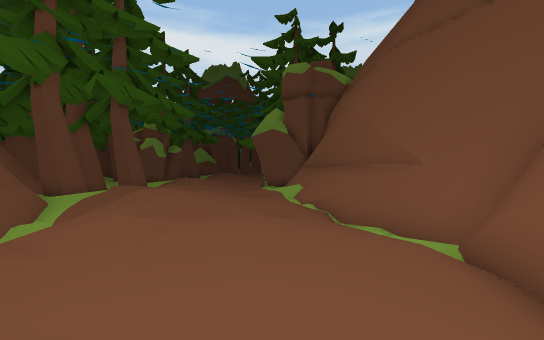
view 1 (above)

24 first-person views from a walk through a Unity game level. The camera is 1.4 m above the floor, looks level and sees 90° across. The floor is counted in squares, 2 m on a side. Each view is taken from the middle of a square. On the plan, view 1 faces up. The plan holds only what a view shows up to about 9 squares ahead; the rest is blank. The place goes on beyond the plan. The player is left out. Some animated figures are left out.

view 2
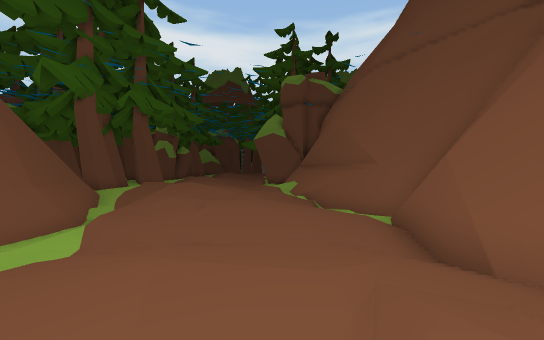

view 3
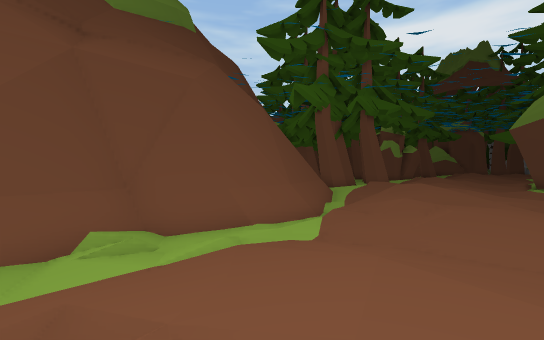

view 4
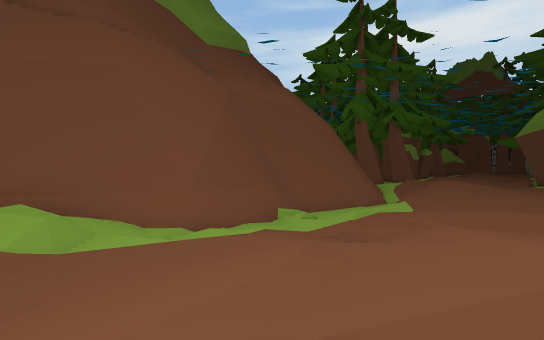

view 5
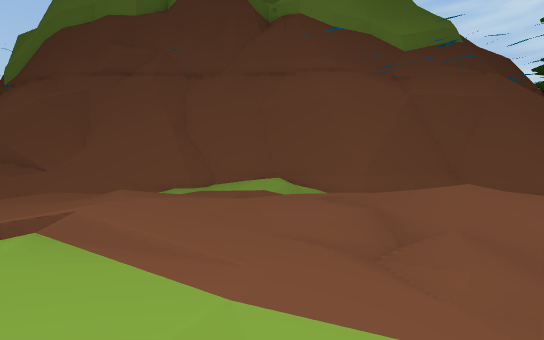

view 6
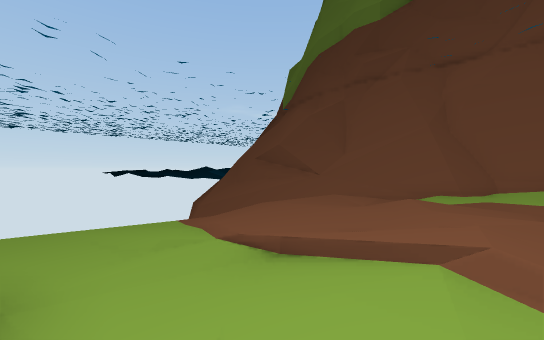

view 7
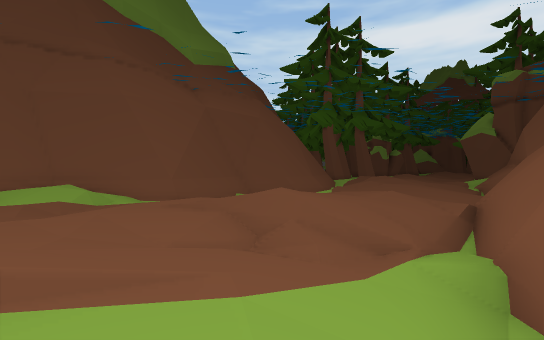

view 8
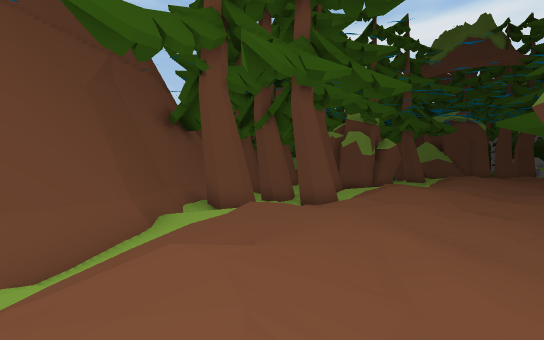

view 9
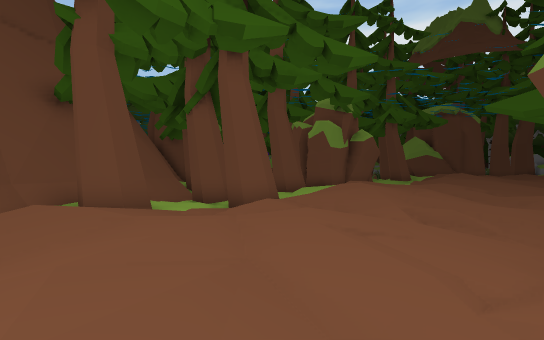

view 10
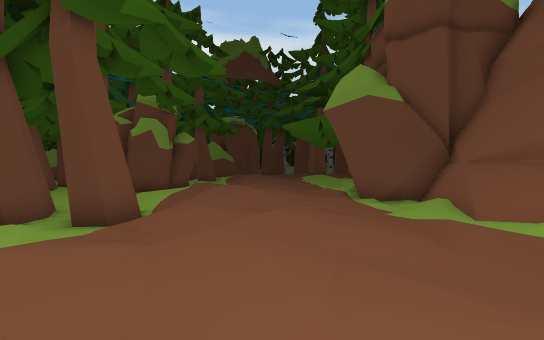

view 11
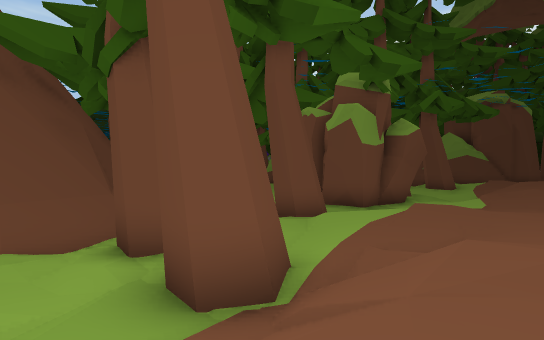

view 12
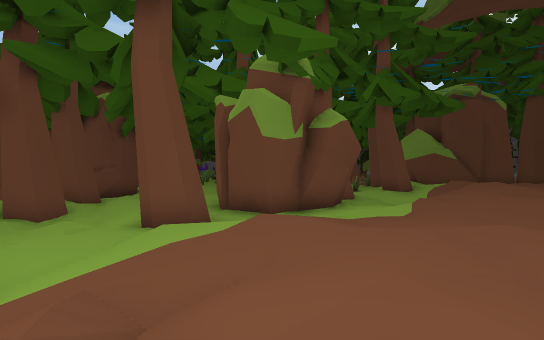

view 13
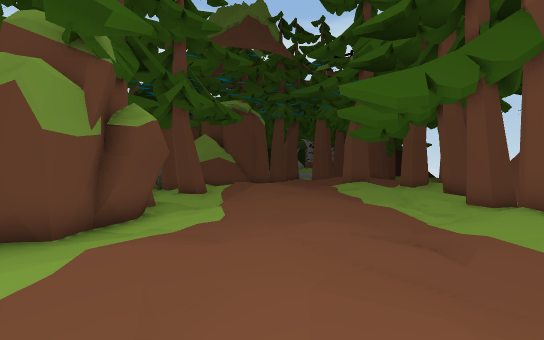

view 14
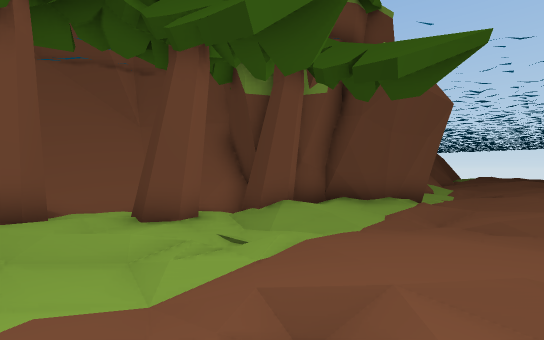

view 15
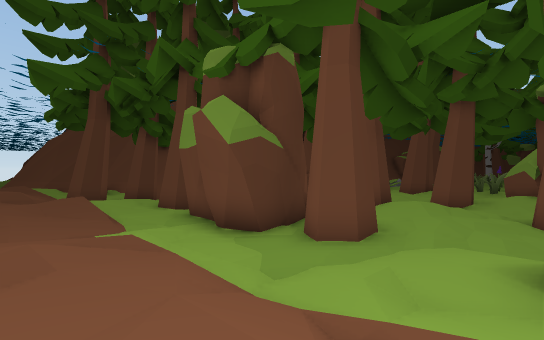

view 16
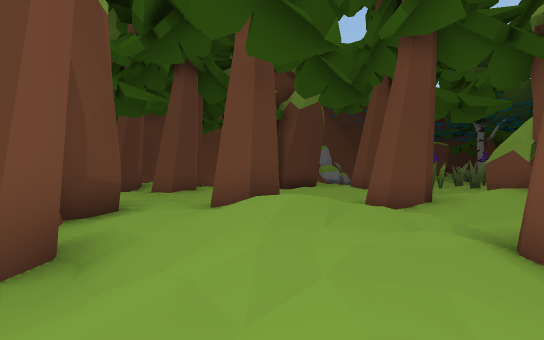

view 17
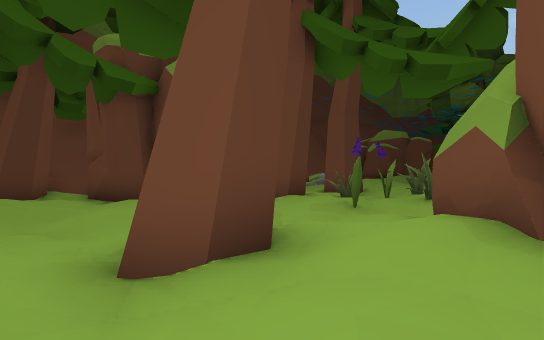

view 18
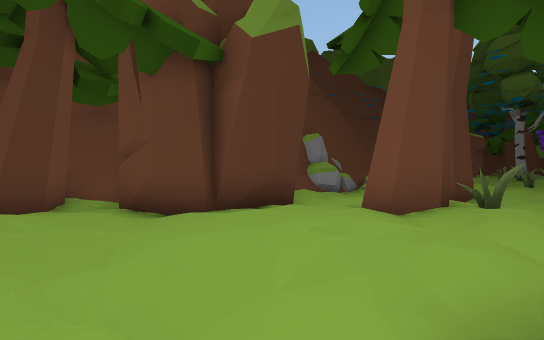

view 19
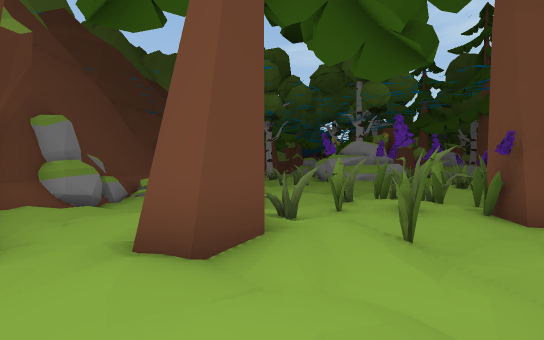

view 20
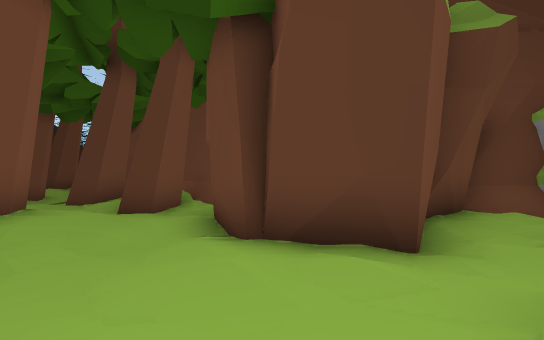

view 21
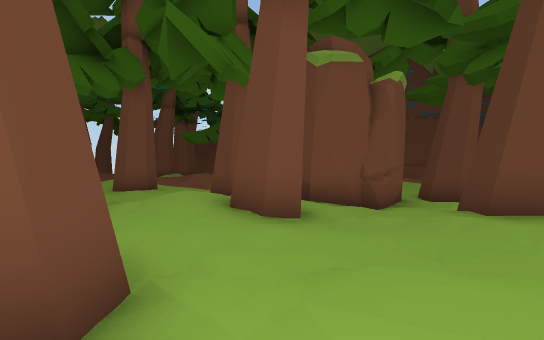

view 22
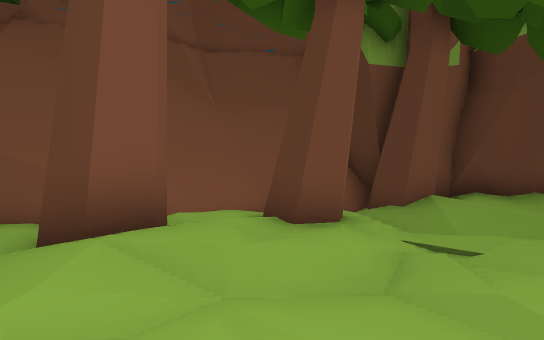

view 23
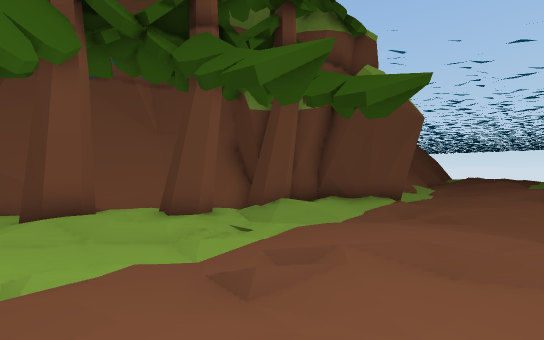

view 24
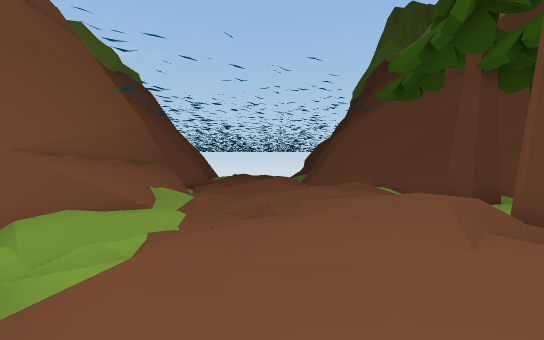

### Floor plan
Key: @ floor where view 1 was taken; # wall or solid block; x gap in a wall; . main floor; : floor 0.25 m higher than the main floor; - floor 0.25 m lower than the main floor; + floor 0.5 m higher than the main floor; _ floor 0.5 m lower than the main floor; * floor 0.75 m higher than the main floor; % floor 1 m higher than the main floor; & floor 1.25 m higher than the main floor; / step, stairs or slope; = window, fence, low wall or low ledge; ^ raised ledge.
Columns run from 23 left of view 1 to 7 right of it. Each row starts with its distance up from view 1.
 26   ## ## ..##...:.  /%+/::+:.:##
 25 ####.#++..:::.... /&%+:..//# /#
 24 -##....##.:*+:..../%%/../:+.//#
 23 ..#.:...-.:++:##-.+%*+:..:#///#
 22 .-#x#.:.-..#::##..+%*+ .-.#///#
 21 ##..#::..-..:###..:+++: //=//##
 20    ...:......###-..:::../#####
 19 --...##..::..###..:++...+#
 18 -...####.:#....../:+*//:##
 17 ##/##  #......##./**+:+##
 16 ####   ###.-_--.+ +*+..##
 15         ####_--..::+*::.##
 14           ## _-...//*+:.##
 13            ##_####/%*:..##
 12             ##----/*+/../^
 11              #/.../*++.:/#
 10              ####./+*+::/#
  9                ##./**:../#
  8                 #/ ++*:://^
  7                 ##::+*++#/^
  6                  ##//%/../^
  5                  ##./**/.##
  4                   ##/*++.##
  3                   ## /*+:##
  2                   ##/:+:..#
  1                   ##.....##
  0                   #_ .+@:=#
 -1                   #...+*/##
 -2                   #--./++##
 -3                   #-..+%*/#
 -4                  ##./+*%/.#
 -5                  #+.::*//.#
 -6                  #%/.:*++:.
 -7                  #/:::+*///
 -8                  #::/+*+/:.
 -9                  #:../+:/..
-10                  #/.::::..-
-11                  #/ :::.--_
-12                  #/   /__-_
-13                  #/
-14                  #/

Where each view was taken, in squares from view 1:
view 1: 0 up, 0 right, facing up
view 2: 2 down, 0 right, facing up
view 3: 2 down, 0 right, facing up-left
view 4: 6 down, 0 right, facing up-left
view 5: 6 down, 3 right, facing left
view 6: 7 down, 3 right, facing down-left
view 7: 7 down, 3 right, facing up-left
view 8: 5 up, 1 left, facing up-left
view 9: 8 up, 1 left, facing up-left
view 10: 7 up, 3 left, facing up
view 11: 11 up, 4 left, facing up-left
view 12: 14 up, 3 left, facing up-left
view 13: 14 up, 4 left, facing up
view 14: 25 up, 3 left, facing down-right
view 15: 26 up, 4 left, facing down-left
view 16: 26 up, 9 left, facing down-left
view 17: 26 up, 14 left, facing down-left
view 18: 23 up, 14 left, facing down-left
view 19: 22 up, 16 left, facing left
view 20: 22 up, 17 left, facing down
view 21: 22 up, 17 left, facing right
view 22: 26 up, 0 right, facing down-right
view 23: 26 up, 4 left, facing down-right
view 24: 17 up, 2 left, facing down
